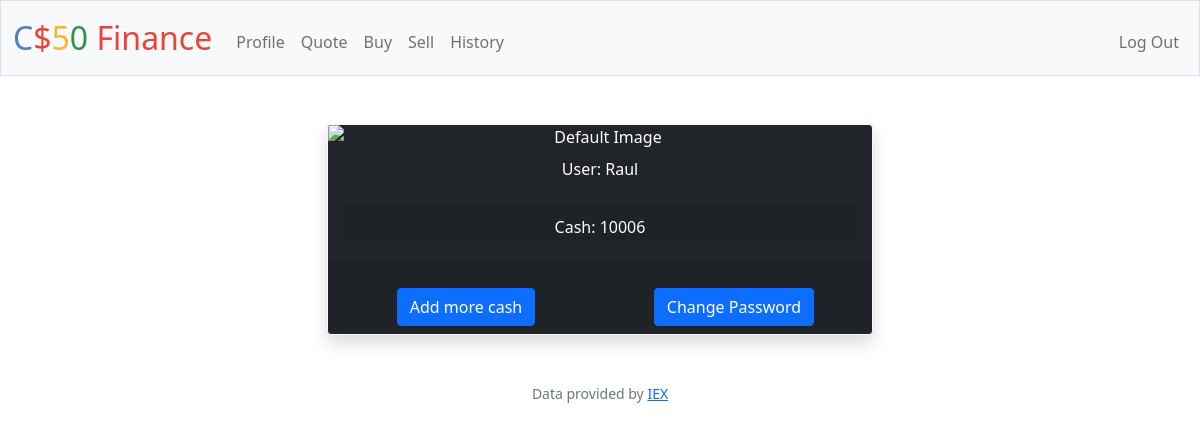
The page /profile (signed in) on the database as committed earlier.
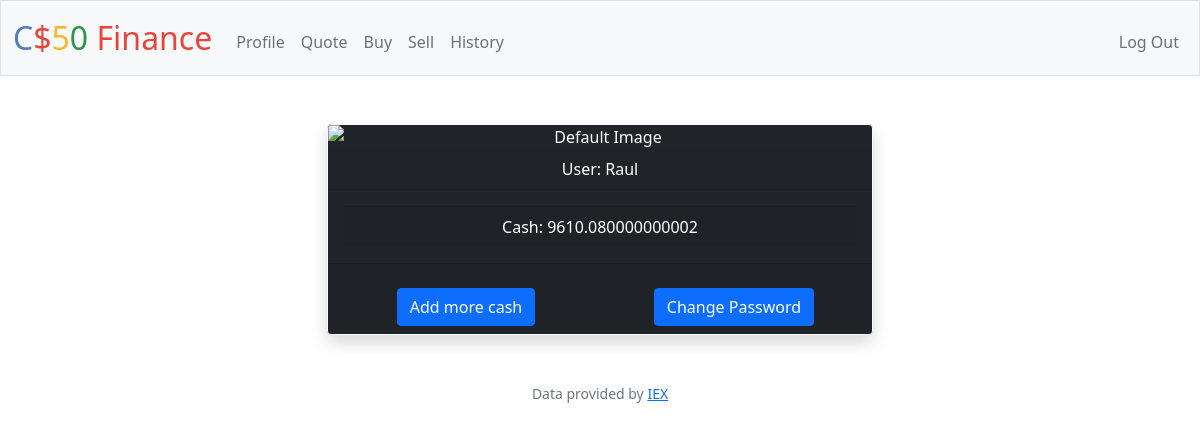
The same page on the database as committed later.
### tables this page shows
CREATE TABLE users (id INTEGER PRIMARY KEY AUTOINCREMENT NOT NULL, username TEXT NOT NULL, hash TEXT NOT NULL, cash NUMERIC NOT NULL DEFAULT 10000.00);

### app.py (the view)
@app.route("/profile", methods=["GET", "POST"])
@login_required
def profile():
    user_id = session["user_id"]
    rows = db.execute("SELECT username, cash FROM users WHERE id = ?", (user_id,))
    username = rows[0]["username"] if rows else None
    cash_flow = rows[0]["cash"] if rows else None
    if request.method == "POST":
        form_name = request.form.get("form_name")
        if form_name == "Change Password":
            password = request.form.get("password")
            if not password:
                return apology("Must provide password", 403)
            else:
                password_valid = validate_password(password)
            if not password_valid:
                return apology(
                    "Invalid password. Please make sure your password meets the criteria.",
                    403,
                )
            hashed_password = generate_password_hash(password)
            db.execute(
                "UPDATE users SET hash = ? WHERE id = ?",
                hashed_password,
                user_id,
            )
            flash("Password Update successful!")
            return redirect(url_for("profile"))
        elif form_name == "Update Money":
            cashAmount = request.form.get("cashAmount")
            if not cashAmount:
                return apology("Must provide cash amount to increment", 403)
            else:
                db.execute(
                    "UPDATE users SET cash = cash + ? WHERE id = ?",
                    cashAmount,
                    user_id,
                )
                flash("Cash update successful!")
                return redirect(url_for("profile"))
    else:
        return render_template("profile.html", username=username, cash_flow=cash_flow)

### app.py (called while the page is built)
@app.after_request
def after_request(response):
    response.headers["Cache-Control"] = "no-cache, no-store, must-revalidate"
    response.headers["Expires"] = 0
    response.headers["Pragma"] = "no-cache"
    return response

### helpers.py (called while the page is built)
def login_required(f):
    @wraps(f)
    def decorated_function(*args, **kwargs):
        if session.get("user_id") is None:
            return redirect("/login")
        return f(*args, **kwargs)
    return decorated_function

### templates/profile.html (shortened to what this page needs)
{% extends "layout.html" %}
{% block main %}
<div class="container">
    <div class="row justify-content-center">
        <div class="col-md-6">
            <div class="card text-white bg-dark border-light shadow">
                <img src="https://cdn.pixabay.com/photo/2015/10/05/22/37/blank-profile-picture-973460_960_720.png"
                    class="card-img-top" alt="Default Image">
                <div class="card-header">User: {{ username }}</div>
                <div class="card-body">
                    <div class="card-footer">Cash: {{ cash_flow }}</div>
                </div>
                <div class="card-footer">
                    <div class="row">
                        <div class="col-md-6">
                            <button class="btn btn-primary mt-3" data-bs-toggle="modal"
                                data-bs-target="#addCashModal">Add
                                more cash</button>
                        </div>
                        <div class="col-md-6">
                            <button class="btn btn-primary mt-3" data-bs-toggle="modal"
                                data-bs-target="#changePasswordModal">Change Password</button>
                        </div>
                    </div>
                </div>
            </div>
        </div>
    </div>
</div>
{% endblock %}

### templates/layout.html (shortened to what this page needs)
<!DOCTYPE html>
<html lang="en">
    <head>
        <link href="https://cdn.jsdelivr.net/npm/bootstrap@5.1.3/dist/css/bootstrap.min.css"
 rel="stylesheet">
        <link href="/static/styles.css" rel="stylesheet">
    </head>
    <body>
        <nav class="bg-light border navbar navbar-expand-md navbar-light">
            <div class="container-fluid">
                <a class="navbar-brand" href="/"><span class="blue">C</span><span class="red">$</span><span
                        class="yellow">5</span><span class="green">0</span> <span class="red">Finance</span></a>
                <div class="collapse navbar-collapse" id="navbar">
                    {% if session["user_id"] %}
                    <ul class="navbar-nav me-auto mt-2">
                        <li class="nav-item"><a class="nav-link" href="/profile">Profile</a></li>
                        <li class="nav-item"><a class="nav-link" href="/quote">Quote</a></li>
                        <li class="nav-item"><a class="nav-link" href="/buy">Buy</a></li>
                        <li class="nav-item"><a class="nav-link" href="/sell">Sell</a></li>
                        <li class="nav-item"><a class="nav-link" href="/history">History</a></li>
                    </ul>
                    <ul class="navbar-nav ms-auto mt-2">
                        <li class="nav-item"><a class="nav-link" href="/logout">Log Out</a></li>
                    </ul>
                    {% else %}
                    <ul class="navbar-nav ms-auto mt-2">
                        <li class="nav-item"><a class="nav-link" href="/register">Register</a></li>
                        <li class="nav-item"><a class="nav-link" href="/login">Log In</a></li>
                    </ul>
                    {% endif %}
                </div>
            </div>
        </nav>
        <main class="container-fluid py-5 text-center">
            {% block main %}{% endblock %}
        </main>
        <footer class="mb-5 small text-center text-muted">
            Data provided by <a href="https://iexcloud.io/">IEX</a>
        </footer>
    </body>
</html>

### static/styles.css (style rules this page uses)
nav .navbar-brand { font-size: xx-large; }
nav .navbar-brand .blue { color: #537fbe; }
nav .navbar-brand .red { color: #ea433b; }
nav .navbar-brand .yellow { color: #f5b82e; }
nav .navbar-brand .green { color: #2e944b; }

Rows that differ between the two databases and show on the page:
changed users "Raul": cash "10006" → "9610.080000000002"
